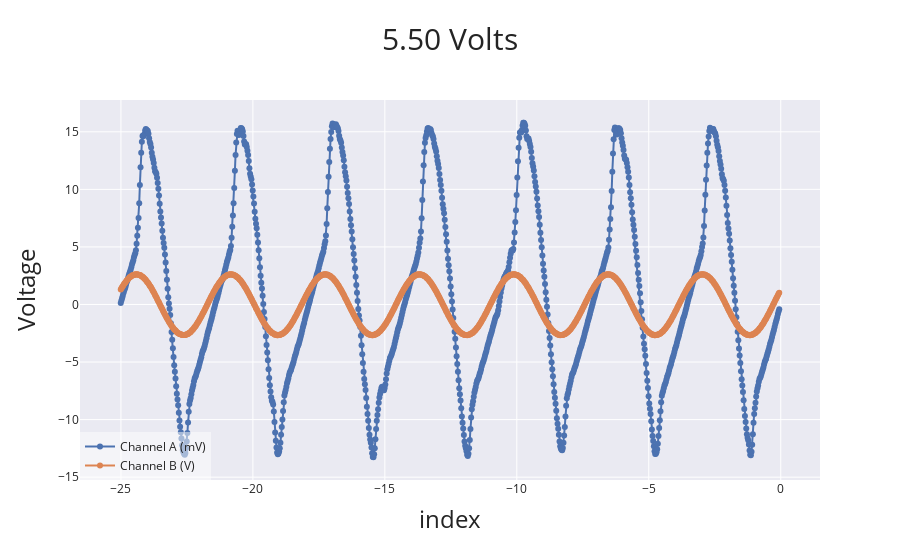

The code cell stored with this chart in its notebook:
### Code cell
fig = go.Figure()
fig.add_trace(go.Scatter(
    x = time_values, 
    y=time_series_A,
    mode='lines+markers',
    name='Channel A (mV)'
))



fig.add_trace(go.Scatter(
    x = time_values,
    y=time_series_B,
    mode='lines+markers',
    name='Channel B (V)'
))



fig.update_layout(yaxis_title="Voltage", xaxis_title=" index")
fig.update_layout(title= volts + " Volts" )
fig.update_layout(legend=dict(x=0, y=0))
fig.update_layout(legend=dict(bgcolor='rgba(255, 255, 255, 0.5)'))
fig.write_image("ChaA_ChanB{}.png".format(volts))

fig.update_layout(title_font=dict(size=30))
fig.update_xaxes(titlefont = dict(size = 24))
fig.update_yaxes(titlefont = dict(size = 24))
fig.update_layout(legend=dict(x=0, y=0))
fig.update_layout(legend=dict(bgcolor='rgba(255, 255, 255, 0.5)'))

fig.show()

### Figure 1 — Plotly figure (JSON) as saved in the notebook; plotly's stock layout.template omitted (floating-point values rounded to 4 significant figures; data arrays with more than 128 entries replaced by an {"elided": "..."} marker saying what was removed)
{"data": [{"mode": "lines+markers", "name": "Channel A (mV)", "type": "scatter", "x": {"elided": "999 float values"}, "y": {"elided": "999 float values"}}, {"mode": "lines+markers", "name": "Channel B (V)", "type": "scatter", "x": {"elided": "999 float values"}, "y": {"elided": "999 float values"}}], "layout": {"legend": {"bgcolor": "rgba(255, 255, 255, 0.5)", "x": 0, "y": 0}, "title": {"font": {"size": 30}, "text": "5.50 Volts"}, "xaxis": {"title": {"font": {"size": 24}, "text": " index"}}, "yaxis": {"title": {"font": {"size": 24}, "text": "Voltage"}}}}
